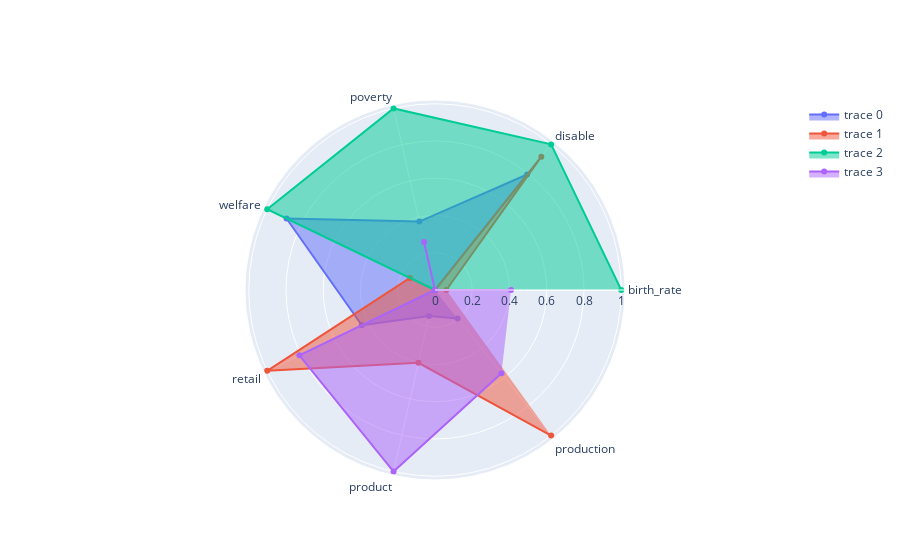

The cell this chart's notebook holds for it:
### Code cell
features = ['birth_rate', 'disable', 'poverty', 'welfare', 'retail', 'product', 'production']
group_df = group_df[features]
fig = go.Figure()
for i in range(cluster_count):
    fig.add_scatterpolar(
        r=group_df.iloc[i].values, 
        theta = features, 
        fill='toself')
fig.show()

### Figure 1 — Plotly figure (JSON) as saved in the notebook; plotly's stock layout.template omitted (floating-point values rounded to 4 significant figures)
{"data": [{"fill": "toself", "r": [0, 0.7932, 0.3768, 0.8849, 0.436, 0.1435, 0.195], "theta": ["birth_rate", "disable", "poverty", "welfare", "retail", "product", "production"], "type": "scatterpolar"}, {"fill": "toself", "r": [0.06096, 0.9158, 0, 0.1489, 1.0, 0.4011, 1], "theta": ["birth_rate", "disable", "poverty", "welfare", "retail", "product", "production"], "type": "scatterpolar"}, {"fill": "toself", "r": [1, 1, 1.0, 1.0, 0, 0, 0], "theta": ["birth_rate", "disable", "poverty", "welfare", "retail", "product", "production"], "type": "scatterpolar"}, {"fill": "toself", "r": [0.4082, 0, 0.2644, 0, 0.8081, 1, 0.5723], "theta": ["birth_rate", "disable", "poverty", "welfare", "retail", "product", "production"], "type": "scatterpolar"}], "layout": {}}
